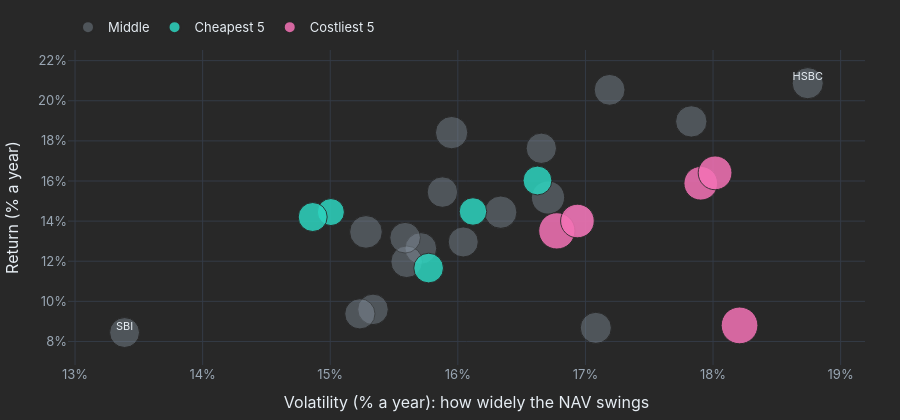

Notebook code for this chart:
### Markdown cell above
- Chart 1: risk vs return bubbles (x = volatility, y = return, size = TER)

### Code cell
# ---------- chart 1: risk vs return (bubble size = TER) ----------
def bubble5(df):
    fig = px.scatter(df, x="vol", y="cagr", size="ter", size_max=26, color="group", color_discrete_map=GROUP_COLORS,
                     category_orders={"group": ["Middle", "Cheapest 5", "Costliest 5"]}, hover_name="COMPANY",
                     hover_data={"group": False, "vol": ":.1f", "cagr": ":.1f", "ter": ":.2f"})
    fig.update_traces(marker=dict(opacity=0.85, line=dict(color=CARDS, width=1)))
    fig.update_traces(marker_opacity=0.4, selector=dict(name="Middle"))          # push the middle funds back
    pick = df.loc[sorted({df["cagr"].idxmax(), df["vol"].idxmin(), df["vol"].idxmax()})]
    fig.add_scatter(x=pick["vol"], y=pick["cagr"], mode="text", text=pick["COMPANY"], textposition="top center",
                    textfont=dict(color=TEXT, size=11), hoverinfo="skip", showlegend=False)
    fig = style_fig(fig, 420)
    return style_scatter_axes(fig, "Volatility (% a year): how widely the NAV swings", "Return (% a year)")

bubble5(TABLES[("Regular", "3 years")]).show()

### Figure 1 — Plotly figure (JSON) as saved in the notebook; plotly's stock layout.template omitted (floating-point values rounded to 4 significant figures)
{"data": [{"customdata": [["Middle", 1.92], ["Middle", 2.034], ["Middle", 1.848], ["Middle", 1.88], ["Middle", 1.705], ["Middle", 1.908], ["Middle", 1.794], ["Middle", 1.78], ["Middle", 2.001], ["Middle", 1.775], ["Middle", 1.85], ["Middle", 1.817], ["Middle", 1.726], ["Middle", 1.76], ["Middle", 2.102], ["Middle", 1.744], ["Middle", 1.933], ["Middle", 1.996]], "hovertemplate": "<b>%{hovertext}</b><br><br>vol=%{x:.1f}<br>cagr=%{y:.1f}<br>ter=%{customdata[1]:.2f}<extra></extra>", "hovertext": ["Aditya Birla Sun Life", "Baroda BNP Paribas", "quant", "ICICI Prudential", "SBI", "Tata", "Franklin Templeton", "UTI", "Canara Robeco", "Sundaram", "HSBC", "Invesco", "Mirae Asset", "Edelweiss", "Bandhan", "PGIM India", "Mahindra Manulife", "WhiteOak Capital"], "legendgroup": "Middle", "marker": {"color": "#8B98A5", "line": {"color": "#282828", "width": 1}, "opacity": 0.4, "size": [1.92, 2.034, 1.848, 1.88, 1.705, 1.908, 1.794, 1.78, 2.001, 1.775, 1.85, 1.817, 1.726, 1.76, 2.102, 1.744, 1.933, 1.996], "sizemode": "area", "sizeref": 0.003811, "symbol": "circle"}, "mode": "markers", "name": "Middle", "orientation": "v", "showlegend": true, "type": "scatter", "x": [15.71, 15.28, 17.08, 17.83, 13.39, 15.6, 15.59, 15.34, 16.34, 15.88, 18.74, 17.19, 16.04, 16.65, 16.71, 15.23, 16.95, 15.95], "xaxis": "x", "y": [12.64, 13.46, 8.677, 18.97, 8.445, 11.97, 13.17, 9.599, 14.45, 15.45, 20.88, 20.54, 12.96, 17.63, 15.18, 9.377, 14.02, 18.41], "yaxis": "y"}, {"customdata": [["Cheapest 5", 1.683], ["Cheapest 5", 1.393], ["Cheapest 5", 1.444], ["Cheapest 5", 1.588], ["Cheapest 5", 1.605]], "hovertemplate": "<b>%{hovertext}</b><br><br>vol=%{x:.1f}<br>cagr=%{y:.1f}<br>ter=%{customdata[1]:.2f}<extra></extra>", "hovertext": ["DSP", "HDFC", "Kotak Mahindra", "Nippon India", "Axis"], "legendgroup": "Cheapest 5", "marker": {"color": "#2DD4BF", "line": {"color": "#282828", "width": 1}, "opacity": 0.85, "size": [1.683, 1.393, 1.444, 1.588, 1.605], "sizemode": "area", "sizeref": 0.003811, "symbol": "circle"}, "mode": "markers", "name": "Cheapest 5", "orientation": "v", "showlegend": true, "type": "scatter", "x": [15.77, 15.01, 16.12, 16.62, 14.86], "xaxis": "x", "y": [11.66, 14.45, 14.48, 16.02, 14.2], "yaxis": "y"}, {"customdata": [["Costliest 5", 2.162], ["Costliest 5", 2.513], ["Costliest 5", 2.576], ["Costliest 5", 2.158], ["Costliest 5", 2.176]], "hovertemplate": "<b>%{hovertext}</b><br><br>vol=%{x:.1f}<br>cagr=%{y:.1f}<br>ter=%{customdata[1]:.2f}<extra></extra>", "hovertext": ["JM Financial", "LIC", "Taurus", "Union", "ITI"], "legendgroup": "Costliest 5", "marker": {"color": "#F472B6", "line": {"color": "#282828", "width": 1}, "opacity": 0.85, "size": [2.162, 2.513, 2.576, 2.158, 2.176], "sizemode": "area", "sizeref": 0.003811, "symbol": "circle"}, "mode": "markers", "name": "Costliest 5", "orientation": "v", "showlegend": true, "type": "scatter", "x": [17.9, 16.78, 18.21, 16.94, 18.02], "xaxis": "x", "y": [15.89, 13.51, 8.8, 14.01, 16.41], "yaxis": "y"}, {"hoverinfo": "skip", "mode": "text", "showlegend": false, "text": ["SBI", "HSBC"], "textfont": {"color": "#E6EDF3", "size": 11}, "textposition": "top center", "type": "scatter", "x": [13.39, 18.74], "y": [8.445, 20.88]}], "layout": {"font": {"color": "#E6EDF3", "family": "Inter, Segoe UI, sans-serif", "size": 13}, "height": 420, "hoverlabel": {"bgcolor": "#1B2430", "bordercolor": "#343B46", "font": {"color": "#E6EDF3", "size": 14}}, "legend": {"itemsizing": "constant", "orientation": "h", "title": {"text": ""}, "tracegroupgap": 0, "x": 0, "y": 1.12}, "margin": {"b": 45, "l": 50, "r": 35, "t": 25}, "paper_bgcolor": "#282828", "plot_bgcolor": "#282828", "xaxis": {"anchor": "y", "domain": [0, 1], "gridcolor": "#343B46", "showgrid": true, "tickfont": {"color": "#9AA7B4"}, "ticksuffix": "%", "title": {"text": "Volatility (% a year): how widely the NAV swings"}, "zeroline": false}, "yaxis": {"anchor": "x", "domain": [0, 1], "gridcolor": "#343B46", "tickfont": {"color": "#9AA7B4"}, "ticksuffix": "%", "title": {"text": "Return (% a year)"}, "zeroline": false}}}
